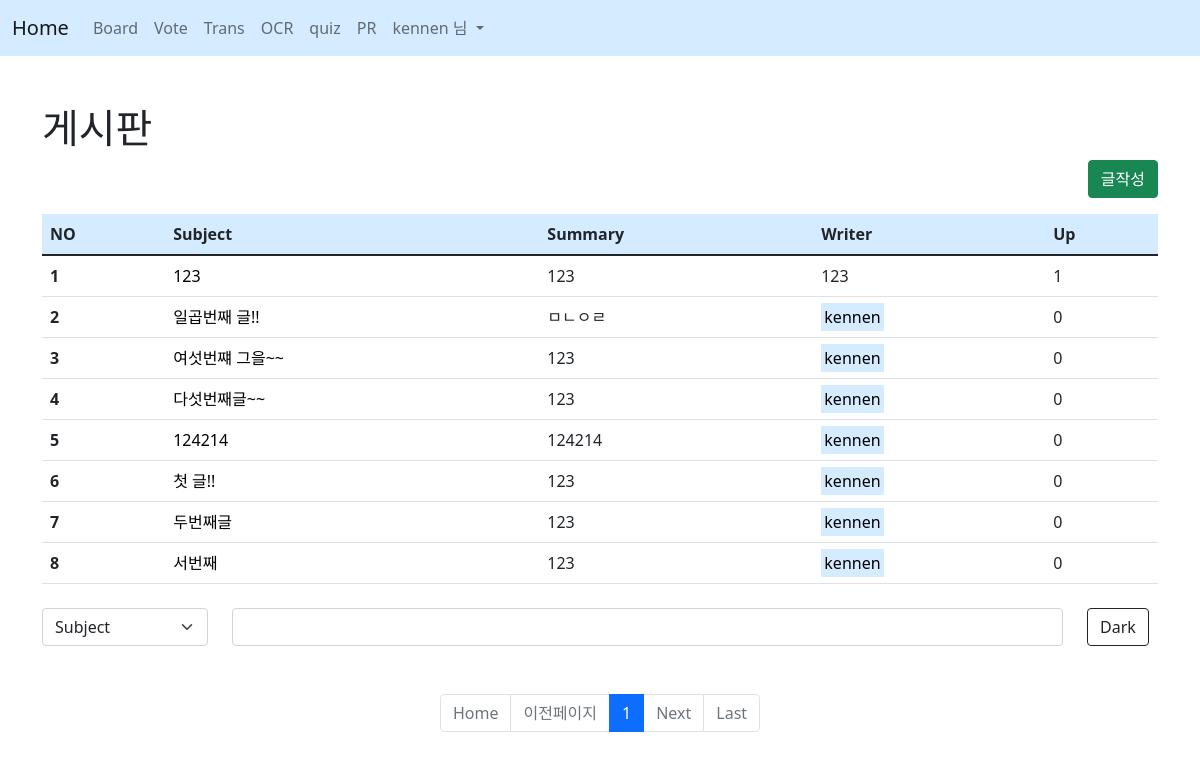
The page /board/ (signed in) on the database its author committed.
### acc/models.py (models this page shows)
class User(AbstractUser):
    userpic = models.ImageField(upload_to="usr/%y", blank=True)
    nickname = models.CharField(max_length=30, blank=True)
    comment = models.TextField(blank=True)
    point = models.IntegerField(default=0)
    pass

### board/models.py (models this page shows, shortened)
class Board(models.Model):
    subject = models.CharField(max_length=100)
    writer = models.CharField(max_length=30)
    content = models.TextField()
    likey = models.IntegerField()
    up = models.ManyToManyField(User)
    c_time = models.DateTimeField()

### board/views.py (the view)
# urls.py: path('', views.index, name="index"),
def index(request):
    page = request.GET.get('page', 1)
    kw = request.GET.get('kw', '')
    cate = request.GET.get('cate', '')
    if kw:
        if cate == "subject":
            b = Board.objects.filter(subject__startswith=kw).order_by("-c_time")
        elif cate == "writer":
            b = Board.objects.filter(writer=kw).order_by("-c_time")
        else:
            b = Board.objects.filter(content__contains=kw).order_by("-c_time")
    else:
        b = Board.objects.order_by("-c_time")
    pag = Paginator(b,10)
    obj = pag.get_page(page)
    context = {
        'con' : obj,
        'kw' : kw,
        'cate' : cate
    }
    return render(request, "board/index.html", context)

### template/board/index.html (shortened to what this page needs)
{% extends 'base.html' %}
{% block content %}
{% load mathfilters %}
<div class="container mt-5 mb-5 justify-content-center">
    <h1>게시판</h1>
    <div class="text-end">
        <a href="{% url 'board:create' %}"><button type="button" class="btn btn-success">글작성</button></a>
    </div>
    <table class="table mt-3 table-hover">
        <thead style="background-color: #068bff2b;">
        <tr>
            <th scope="col">NO</th>
            <th scope="col">Subject</th>
            <th scope="col">Summary</th>
            <th scope="col">Writer</th>
            <th scope="col">Up</th>
        </tr>
        </thead>
        <tbody>
        {% if con %}
            {% for i in con %}
            <tr>
                <th scope="row">{{ con.start_index|add:forloop.counter0 }}</th>
                <td>
                    <a href="{% url 'board:detail' i.id %}">{{ i.subject }}</a>
                </td>
                <td>{{ i.content }}</td>
                {% if user.username == i.writer %}
                    <td><mark style="background-color: #068bff2b;">{{ i.writer }}</mark></td>
                {% else %}
                    <td>{{ i.writer }}</td>
                {% endif %}
                <td>{{ i.up.all.count }}</td>
            </tr>
            {% endfor %}
        {% else %}
        <td colspan="5">No Result</td>
        {% endif %}
        </tbody>
    </table>
    <form>
        <div class="row mt-4 mb-5">
            <div class="col-lg-2">
                <select name="cate" class="form-select" aria-label="Default select example">
                    <option value="subject" {% if cate == 'subject' %}selected{% endif %}>Subject</option>
                </select>
            </div>
            <div class="col-lg-9">
                <input type="text" name="kw" value="{{kw}}" class="form-control" aria-describedby="emailHelp">
            </div>
            <div class="col-lg-1">
                <button type="submit" class="btn btn-outline-dark">Dark</button>
            </div>
        </div>
    </form>
    <nav aria-label="Page navigation example">
        <ul class="pagination mt-5 justify-content-center">
            {% if con.has_previous %}
                <li class="page-item">
                    <a class="page-link" href="{% url 'board:index' %}?page=1&kw={{kw}}&cate={{cate}}">Home</a>
                </li>
                <li class="page-item">
                    <a class="page-link" href="{% url 'board:index' %}?page={{con.previous_page_number}}&kw={{kw}}&cate={{cate}}">Previous</a>
                </li>
            {% else %}
                <li class="page-item disabled">
                    <a class="page-link" href="{% url 'board:index' %}?page=1&kw={{kw}}&cate={{cate}}">Home</a>
                </li>
                <li class="page-item disabled">
                    <a class="page-link">이전페이지</a>
                </li>
            {% endif %}
            {% for i in con.paginator.page_range %}
                {% if i >= con.number|sub:1|intdiv:10|mul:10|add:1 and i <= con.number|sub:1|intdiv:10|mul:10|add:10 %}
                    {% if i == con.number %}
                        <li class="page-item active"><a class="page-link" href="{% url 'board:index' %}?page={{i}}&kw={{kw}}&cate={{cate}}">{{i}}</a></li>
                    {% else %}
                        <li class="page-item"><a class="page-link" href="{% url 'board:index' %}?page={{i}}&kw={{kw}}&cate={{cate}}">{{i}}</a></li>
                    {% endif %}
                {% endif %}
            {% endfor %}
            {% if con.has_next %}
                <li class="page-item">
                    <a class="page-link" href="{% url 'board:index' %}?page={{con.next_page_number}}&kw={{kw}}&cate={{cate}}">Next</a>
                </li>
                <li class="page-item">
                    <a class="page-link" href="{% url 'board:index' %}?page={{con.paginator.num_pages}}&kw={{kw}}&cate={{cate}}">Last</a>
                </li>
            {% else %}
                <li class="page-item disabled">
                    <a class="page-link">Next</a>
                </li>
                <li class="page-item disabled">
                    <a class="page-link" href="{% url 'board:index' %}?page={{con.paginator.num_pages}}&kw={{kw}}&cate={{cate}}">Last</a>
                </li>
            {% endif %}
        </ul>
    </nav>
</div>
{% endblock %}

### template/base.html (shortened to what this page needs)
<!doctype html>
<html lang="en">
<head>
    <link href="https://cdn.jsdelivr.net/npm/bootstrap@5.1.1/dist/css/bootstrap.min.css" rel="stylesheet">
</head>
<body>
    {% if request.user.is_authenticated %}
        <nav class="navbar navbar-expand-lg navbar-light" style="background-color: #068bff2b;">
            <div class="container-fluid">
                <a class="navbar-brand" href="{% url 'acc:index' %}">Home</a>
                <div class="collapse navbar-collapse" id="navbarNavDropdown">
                    <ul class="navbar-nav">
                        <li class="nav-item">
                            <a class="nav-link" href="{% url 'board:index' %}">Board</a>
                        </li>
                        <li class="nav-item">
                            <a class="nav-link" href="{% url 'vote:index' %}">Vote</a>
                        </li>
                        <li class="nav-item">
                            <a class="nav-link" href="{% url 'trans:index' %}">Trans</a>
                        </li>
                        <li class="nav-item">
                            <a class="nav-link" href="{% url 'ocr:index' %}">OCR</a>
                        </li>
                        <li class="nav-item">
                            <a class="nav-link" href="{% url 'quiz:index' %}">quiz</a>
                        </li>
                        <li class="nav-item">
                            <a class="nav-link" href="{% url 'pdfread:index' %}">PR</a>
                        </li>
                        <li class="nav-item dropdown">
                            <a class="nav-link dropdown-toggle" href="#" id="navbarDropdown" role="button" data-bs-toggle="dropdown" aria-expanded="false">
                                {{ user.username }} 님
                            </a>
                        </li>
                    </ul>
                </div>
            </div>
        </nav>
        {% block content %}{% endblock %}
    {% endif %}
</body>
</html>

### template/board/index.html (style rules this page uses)
a { text-decoration: none; color: black; }

### rows shown on the page
User: username "kennen"
Board: start_index|add "1", subject "123", content "123", writer "123", up.all.count "1"
Board: start_index|add "2", subject "일곱번째 글!!", content "ㅁㄴㅇㄹ", writer "kennen", up.all.count "0"
Board: start_index|add "3", subject "여섯번쨰 그을~~", content "123", writer "kennen", up.all.count "0"
Board: start_index|add "4", subject "다섯번째글~~", content "123", writer "kennen", up.all.count "0"
Board: start_index|add "5", subject "124214", content "124214", writer "kennen", up.all.count "0"
Board: start_index|add "6", subject "첫 글!!", content "123", writer "kennen", up.all.count "0"
Board: start_index|add "7", subject "두번째글", content "123", writer "kennen", up.all.count "0"
Board: start_index|add "8", subject "서번째", content "123", writer "kennen", up.all.count "0"

### other values the page prints
{{ i }} "1"
